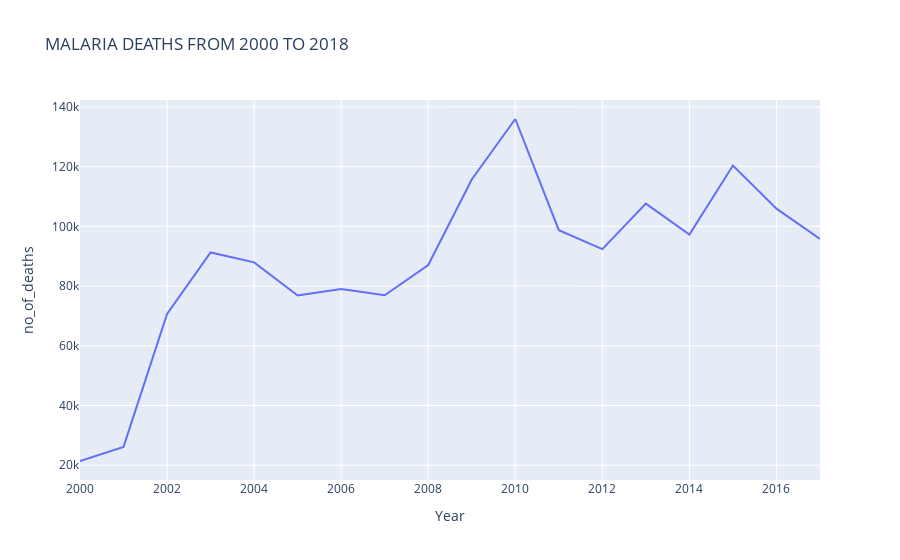

The notebook cell this image was saved under:
### Code cell
fig= px.line(Year, x='Year', y='no_of_deaths', title='MALARIA DEATHS FROM 2000 TO 2018')
fig.show()

### Figure 1 — Plotly figure (JSON) as saved in the notebook; plotly's stock layout.template omitted (floating-point values rounded to 4 significant figures)
{"data": [{"hovertemplate": "Year=%{x}<br>no_of_deaths=%{y}<extra></extra>", "legendgroup": "", "line": {"color": "#636efa", "dash": "solid"}, "marker": {"symbol": "circle"}, "mode": "lines", "name": "", "orientation": "v", "showlegend": false, "type": "scatter", "x": [2000, 2001, 2002, 2003, 2004, 2005, 2006, 2007, 2008, 2009, 2010, 2011, 2012, 2013, 2014, 2015, 2016, 2017], "xaxis": "x", "y": [21419, 26162, 70683, 91247, 87926, 76842, 78995, 76904, 87024, 115694, 135936, 98690, 92357, 107591, 97273, 120335, 105929, 95803], "yaxis": "y"}], "layout": {"legend": {"tracegroupgap": 0}, "title": {"text": "MALARIA DEATHS FROM 2000 TO 2018"}, "xaxis": {"anchor": "y", "domain": [0, 1], "title": {"text": "Year"}}, "yaxis": {"anchor": "x", "domain": [0, 1], "title": {"text": "no_of_deaths"}}}}
